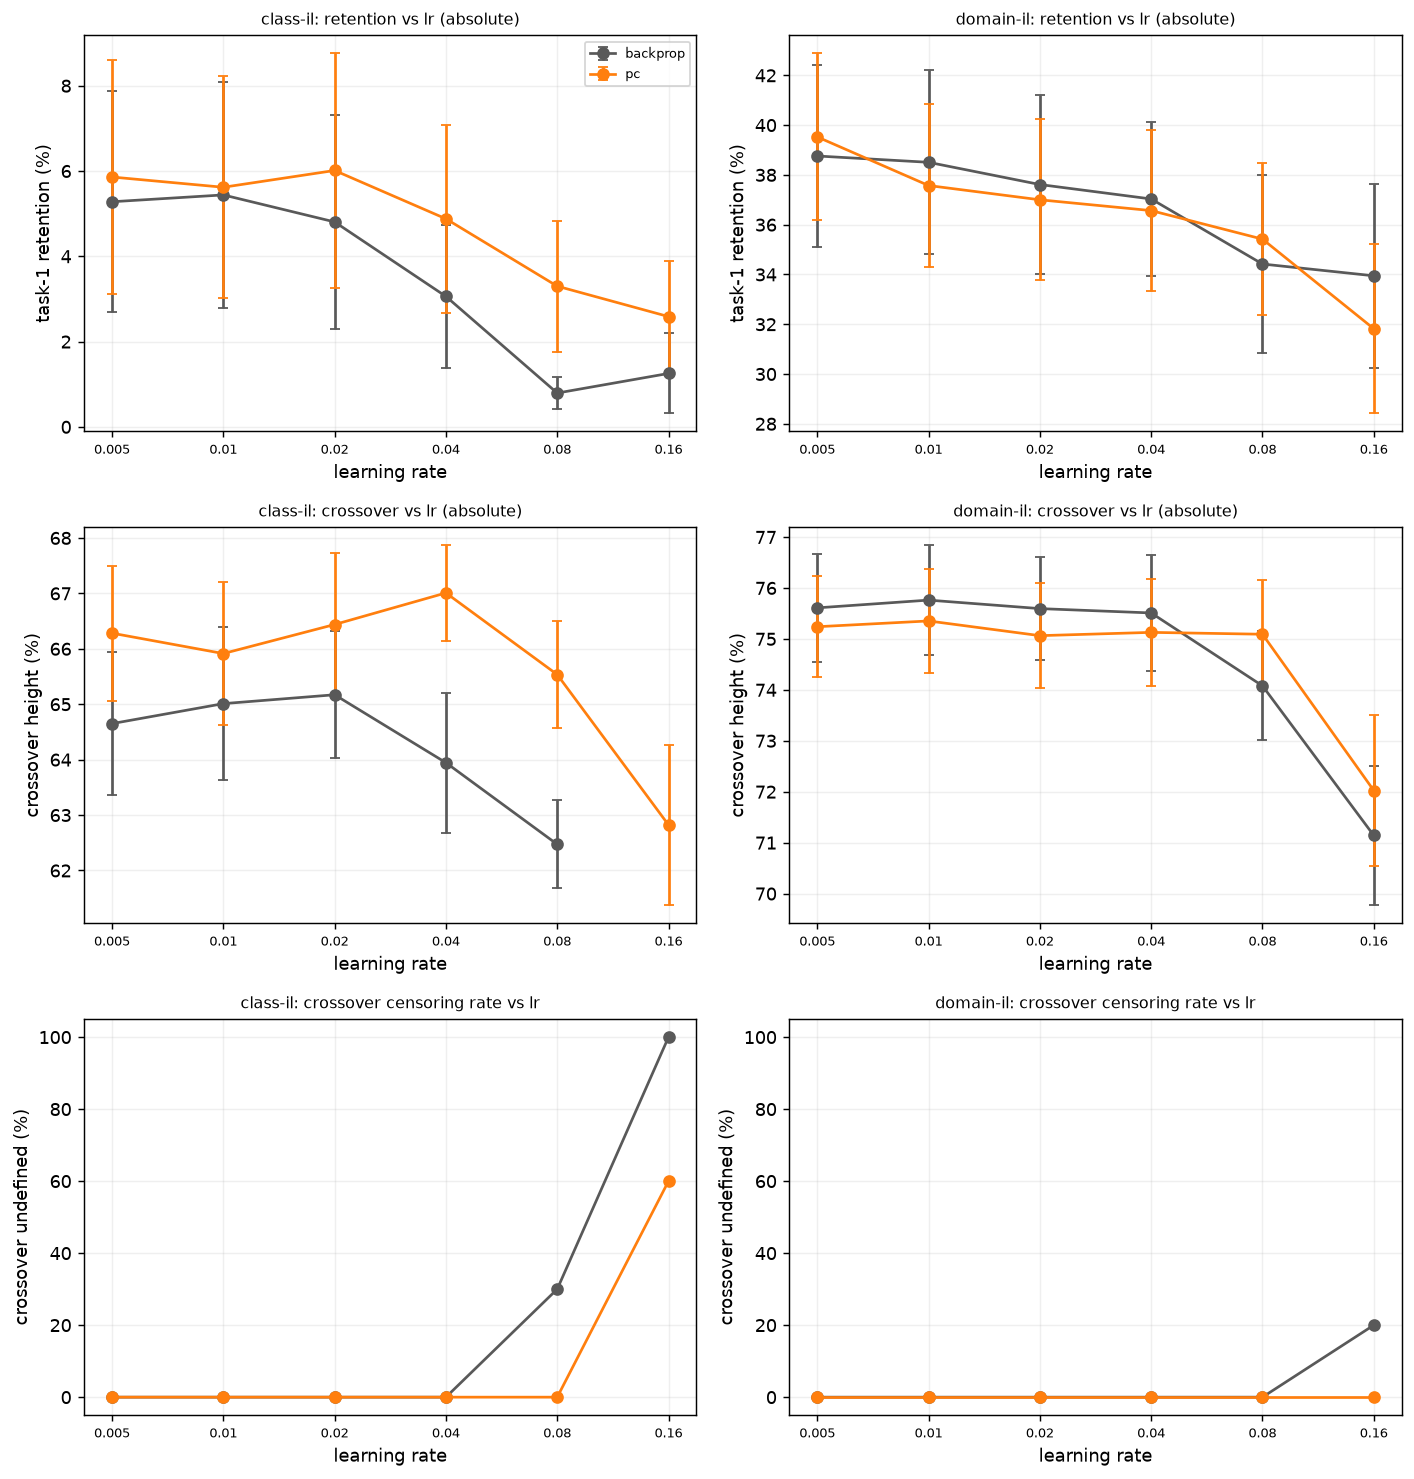

Source code (Python):
"""Does backprop's absolute retention/crossover degrade FASTER than PC's as lr is pushed past
their shared optimum (both rules peak near lr=0.01-0.02, per 340) -- and does crossover's own
measurement reliability (the fraction of seeds where it's undefined because the curves never
resolve a crossing) break down at the same high-lr end?

Report series 2, decade 343. Reuses 340's saved arrays directly -- no new training. Built to make
two things from 340's console output into an actual figure, per direct request: the earlier
pc-minus-backprop DIFFERENCE plot (340's own diff figure) cannot distinguish "PC improving" from
"backprop degrading faster", since a difference is blind to which side moved -- that distinction
needs the two rules' own absolute curves side by side, which is what the top two rows here are.
The bottom row is the crossover-censoring-rate check: 340 found crossover fully undefined for
every seed at lr=0.16 in class-il, which is a measurement-validity failure, not a null result --
this plots how that failure rate grows with lr, so it's visible directly rather than only showing
up as a shrinking n in a console table.

Requires 340_lr_sweep_{scenario}.npz to already exist (run 340 first).

One figure: 343_lr_degradation_and_reliability.png, 2 scenario columns x 3 rows:
    row 1  absolute retention vs lr, backprop and pc, mean +- SEM
    row 2  absolute crossover height vs lr, backprop and pc, mean +- SEM
    row 3  crossover censoring rate (%) vs lr, backprop and pc -- the fraction of seeds where
           crossover height came back NaN (curves never crossed, per src.metrics.crossover)

A fitted degradation slope (linear least squares of the metric against lr, restricted to lr values
at or past each metric's own peak) is printed per rule/metric/scenario -- a shallower slope means
slower degradation, the direct quantitative form of the "PC degrades more gently" claim.
"""
import sys
from pathlib import Path

ROOT = Path(__file__).resolve().parents[1]
sys.path.insert(0, str(ROOT))

import numpy as np
import matplotlib.pyplot as plt

from src.protocol import figure_path as _figure_path, array_path as _array_path

SCENARIOS = ["class_il", "domain_il"]
METHODS = ["backprop", "pc"]
METHOD_COLOR = {"backprop": "0.35", "pc": "tab:orange"}

SOURCE = Path(__file__).parent / "340_lr_sweep.py"


def _load(scenario):
    p = _array_path(SOURCE, scenario)
    if not Path(p).exists():
        raise RuntimeError(f"{p} not found -- run 340_lr_sweep.py first")
    return list(np.load(p, allow_pickle=True)["data"])


def _mean_sem(rows, method, lr, col):
    v = np.array([r[col] for r in rows if r[0] == method and r[1] == lr], dtype=float)
    v = v[np.isfinite(v)]
    if v.size == 0:
        return float("nan"), float("nan")
    if v.size == 1:
        return float(v[0]), 0.0
    return float(v.mean()), float(v.std(ddof=1) / np.sqrt(v.size))


def _censor_rate(rows, method, lr, col):
    v = [r[col] for r in rows if r[0] == method and r[1] == lr]
    if not v:
        return float("nan")
    return 100.0 * np.mean([not np.isfinite(x) for x in v])


COL_RETENTION = 3
COL_CROSSOVER = 5

data = {s: _load(s) for s in SCENARIOS}
lrs = sorted(set(r[1] for s in SCENARIOS for r in data[s]))

fig, axes = plt.subplots(3, len(SCENARIOS), figsize=(5.5 * len(SCENARIOS), 11.5), squeeze=False)

print("fitted degradation slope (least squares, metric vs lr, from each rule's own peak lr "
     "onward -- shallower = degrades more slowly)")
for col_i, scenario in enumerate(SCENARIOS):
    rows = data[scenario]

    # row 1: absolute retention
    ax = axes[0][col_i]
    for method in METHODS:
        means, sems = zip(*[_mean_sem(rows, method, lr, COL_RETENTION) for lr in lrs])
        ax.errorbar(lrs, means, yerr=sems, marker="o", color=METHOD_COLOR[method],
                   capsize=3, label=method)
    ax.set_xscale("log"); ax.set_xticks(lrs); ax.set_xticklabels([str(v) for v in lrs], fontsize=7)
    ax.minorticks_off()
    ax.set_xlabel("learning rate"); ax.set_ylabel("task-1 retention (%)")
    ax.set_title(f"{scenario.replace('_', '-')}: retention vs lr (absolute)", fontsize=9)
    ax.grid(alpha=0.2)
    if col_i == 0:
        ax.legend(fontsize=7)

    # row 2: absolute crossover
    ax = axes[1][col_i]
    for method in METHODS:
        means, sems = zip(*[_mean_sem(rows, method, lr, COL_CROSSOVER) for lr in lrs])
        ax.errorbar(lrs, means, yerr=sems, marker="o", color=METHOD_COLOR[method],
                   capsize=3, label=method)
    ax.set_xscale("log"); ax.set_xticks(lrs); ax.set_xticklabels([str(v) for v in lrs], fontsize=7)
    ax.minorticks_off()
    ax.set_xlabel("learning rate"); ax.set_ylabel("crossover height (%)")
    ax.set_title(f"{scenario.replace('_', '-')}: crossover vs lr (absolute)", fontsize=9)
    ax.grid(alpha=0.2)

    # row 3: crossover censoring rate
    ax = axes[2][col_i]
    for method in METHODS:
        rates = [_censor_rate(rows, method, lr, COL_CROSSOVER) for lr in lrs]
        ax.plot(lrs, rates, marker="o", color=METHOD_COLOR[method], label=method)
    ax.set_xscale("log"); ax.set_xticks(lrs); ax.set_xticklabels([str(v) for v in lrs], fontsize=7)
    ax.minorticks_off()
    ax.set_ylim(-5, 105)
    ax.set_xlabel("learning rate"); ax.set_ylabel("crossover undefined (%)")
    ax.set_title(f"{scenario.replace('_', '-')}: crossover censoring rate vs lr", fontsize=9)
    ax.grid(alpha=0.2)

    # Fitted degradation slopes, both rules over the SAME window -- from the LATER of the two
    # rules' own peaks onward, so neither slope gets an unfair head start or a thin/short window
    # relative to the other. Fitting each rule from its own peak (the first version of this
    # script did that) looked like a fair comparison but wasn't: whichever rule peaks later gets
    # fewer post-peak points, and in class-il that left pc's crossover slope fit on just 2 points
    # -- not a real regression, just the gap between two numbers presented as if it were one.
    print(f"\n  {scenario}")
    for name, col in [("retention", COL_RETENTION), ("crossover", COL_CROSSOVER)]:
        peaks = []
        for method in METHODS:
            means = np.array([_mean_sem(rows, method, lr, col)[0] for lr in lrs])
            peaks.append(int(np.nanargmax(means)) if np.any(np.isfinite(means)) else 0)
        start_i = max(peaks)   # later of the two peaks -- common window for both rules
        for method in METHODS:
            means = np.array([_mean_sem(rows, method, lr, col)[0] for lr in lrs])
            xs = np.log(lrs[start_i:])
            ys = means[start_i:]
            ok = np.isfinite(ys)
            if ok.sum() < 2:
                print(f"    {name:9s} {method:9s} common window from lr={lrs[start_i]}, "
                     f"not enough finite points to fit a slope")
                continue
            slope, intercept = np.polyfit(xs[ok], ys[ok], 1)
            print(f"    {name:9s} {method:9s} common window from lr={lrs[start_i]:<6} "
                 f"({ok.sum()} points)   slope (per unit log-lr) = {slope:+6.2f}")

fig.tight_layout()
out = _figure_path(__file__)
fig.savefig(out, dpi=130, bbox_inches="tight")
print(f"\nsaved {out}")
